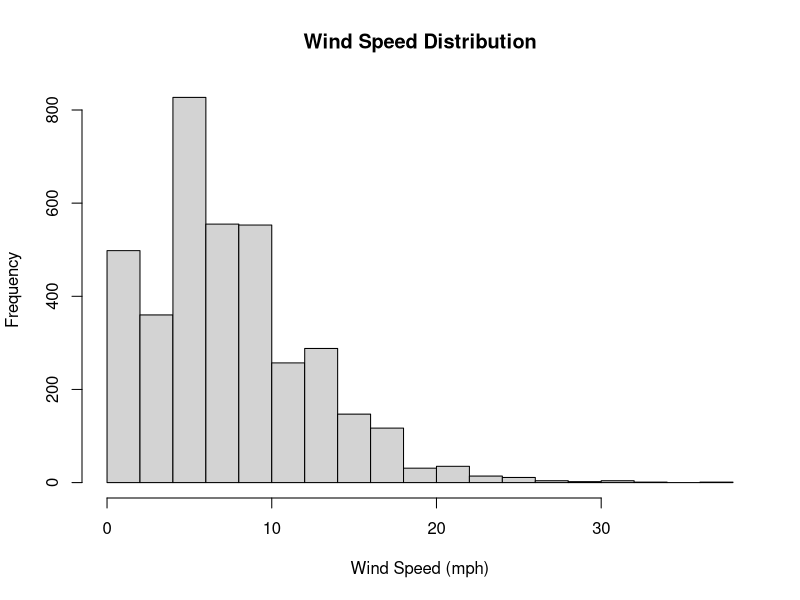
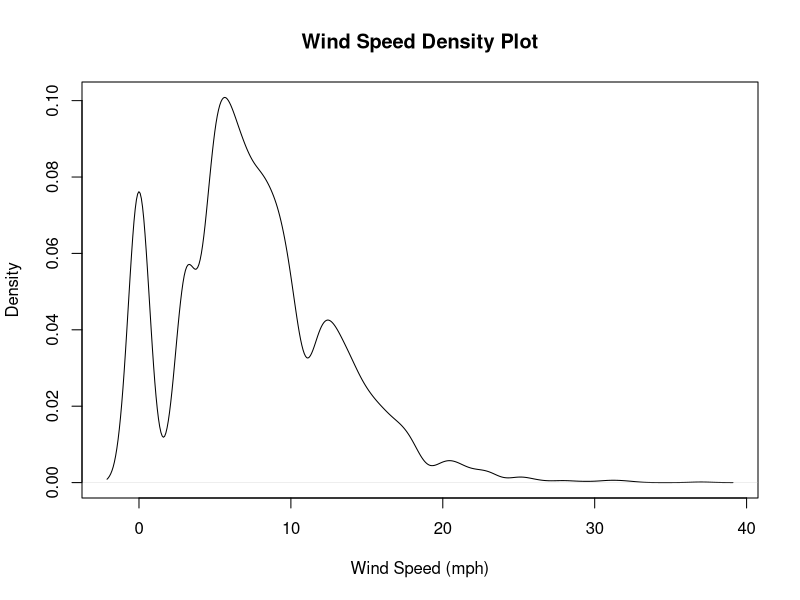
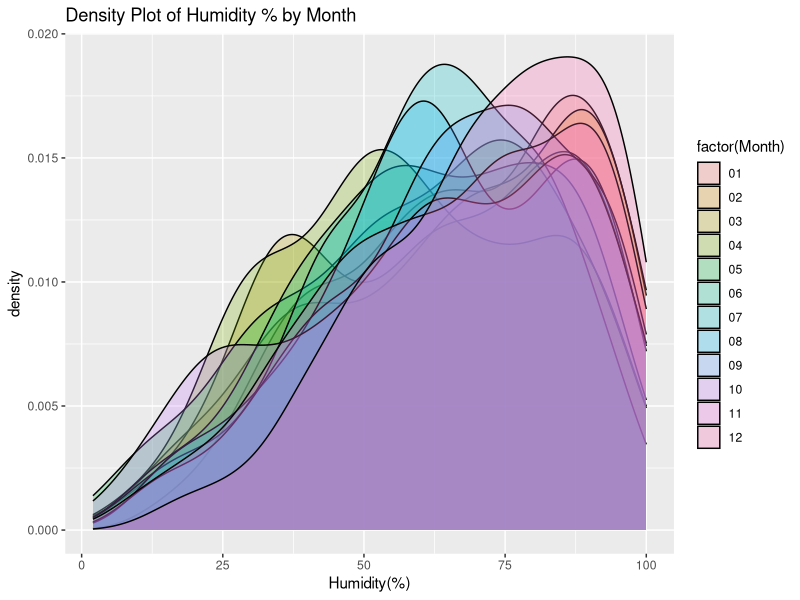
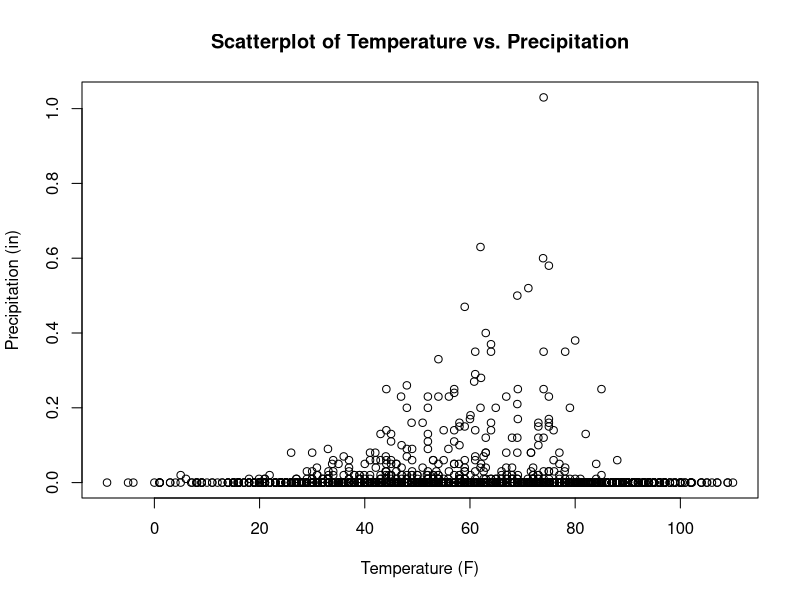

These charts were generated, in order, by the following R code: (Note: this script raises an error after producing the figures.)
library(tidyverse)
library(caret)
library(caTools)
library(class)
#importing the dataset
dataset <- read_csv('reduced_data.csv')

#Checking the properties of the dataset
str(dataset) #information of the features data types
summary(dataset) #descriptive statistic of the dataset

#checking the null values of each column
null_counts <- colSums(is.na(dataset))
print(null_counts)

# sum of columns
ncol(dataset)
# sum of null values
sum(null_counts)
#exracting the time values from the date
#first is to change the time to one timezone only. using the mode to replace null values in the timezone column
mode_timezone <- as.character(names(sort(table(dataset$Timezone), decreasing = TRUE)[1]))
dataset$Timezone[is.na(dataset$Timezone)] <- mode_timezone
unique(dataset$Timezone)

library(lubridate)
# Create a mapping of categorical values to time zones
timezone_mapping <- c("US/Pacific" = "America/Los_Angeles", "US/Eastern" = "America/New_York", "US/Central" = "America/Chicago", "US/Mountain" = "America/Denver")

# Use 'force_tz' to adjust the timezones of the 'Start_Time' column based on the 'Timezone' column
dataset$Start_Time <- force_tz(dataset$Start_Time, tzone = timezone_mapping[dataset$Timezone])
dataset$Start_Time[1:5]

#Changing the date and time into specified category otherwise referred to as time-of-day binning
dataset$Time_Of_Day <- cut(hour(dataset$Start_Time), breaks = c(0, 6, 12, 18, 24), 
                           labels = c("Night", "Morning", "Afternoon", "Evening"),
                           include.lowest = TRUE)
dataset$Time_Of_Day[1:5]

#dropping redundant columns
reduced_data <- dataset %>%
  select(c(3, 21:ncol(dataset)))
str(reduced_data)

#checking remaining null values
colSums(is.na(reduced_data))

#important columns to handle null values are precipitation and wind chill. This is because
#they are missing the majority of their values (around 1/4th). So even if we want to drop it,
#it would results in 1/4 of the data gone.

#replacing percipitation null values to 0
reduced_data$`Precipitation(in)`[is.na(reduced_data$`Precipitation(in)`)] <- 0
summary(reduced_data$`Precipitation(in)`)

#wind chill can be calculated using a formula
calculateWindChill <- function(temperature, windSpeed) {
  windChill <- 35.74 + 0.6215 * temperature - 35.75 * windSpeed ^ 0.16 + 0.4275 * temperature * windSpeed ^ 0.16
  return(windChill)
}

#requires to impute temperature and wind speed to ensure all wind chill values can be calculated.
#using the mean based on the time and month is useful for an accurate temperature imputation

#the month can be added from the original data
reduced_data$Month <- format(dataset$Start_Time, "%m")
unique(reduced_data$Month)

#the temperature can now be imputed by the mean based on the day of time and month
mean_temperature_data <- reduced_data %>%
  group_by(Month, Time_Of_Day) %>%
  summarize(Mean_Temperature = mean(`Temperature(F)`, na.rm = TRUE))

reduced_data <- reduced_data %>%
  left_join(mean_temperature_data, by = c("Month", "Time_Of_Day")) %>%
  mutate(`Temperature(F)` = ifelse(is.na(`Temperature(F)`), Mean_Temperature, `Temperature(F)`)) %>%
  select(-Mean_Temperature)

#the wind speed, unfortunately, requires on an already established weather model, or reading
#from instruments. It will instead be imputed through either the mean or mode for analytical
#and modeling purposes. It's first visualize to find whether the mode or mean is better.

# Create a histogram
hist(reduced_data$`Wind_Speed(mph)`, breaks = 20, main = "Wind Speed Distribution", xlab = "Wind Speed (mph)")

# Create a density plot
density_plot <- density(reduced_data$`Wind_Speed(mph)`, na.rm = TRUE)
plot(density_plot, main = "Wind Speed Density Plot", xlab = "Wind Speed (mph)")

#replace null values with the median
reduced_data$`Wind_Speed(mph)` <- ifelse(is.na(reduced_data$`Wind_Speed(mph)`), 
                                         median(reduced_data$`Wind_Speed(mph)`, na.rm = TRUE),
                                         reduced_data$`Wind_Speed(mph)`)

#now, the wind chill can be calculated with the complete tempearture and wind speed variable.
reduced_data <- reduced_data %>% mutate(`Wind_Chill(F)` = ifelse(!is.na(`Temperature(F)`) & !
                                                                   is.na(`Wind_Speed(mph)`),
                                                                 calculateWindChill(`Temperature(F)`, `Wind_Speed(mph)`), NA))

#checking whether the median or mean is better suited for density %
#creating a density plot based on the month
library(ggplot2)
gg <- ggplot(reduced_data, aes(x = `Humidity(%)`, fill = factor(Month)))
gg + geom_density(alpha = 0.25) + labs(title = "Density Plot of Humidity % by Month")

#replace null values with the median
reduced_data$`Humidity(%)` <- ifelse(is.na(reduced_data$`Humidity(%)`), 
                                     median(reduced_data$`Humidity(%)`, na.rm = TRUE),
                                     reduced_data$`Humidity(%)`)

#imputing the missing pressure values based on temperature and precipitation
plot(reduced_data$`Temperature(F)`, reduced_data$`Precipitation(in)`, 
     xlab = "Temperature (F)", ylab = "Precipitation (in)",
     main = "Scatterplot of Temperature vs. Precipitation")

#linear regression won't work, therefore, we can use KNN
variables_to_impute <- "Pressure(in)"
dist_variables <- c("Temperature(F)", "Precipitation(in)")

reduced_data <- knn(
  data = reduced_data,
  variable = variables_to_impute,
  dist_var = dist_variables,
  k = 5,  # You can adjust the number of nearest neighbors as needed
  impNA = TRUE
)

#using precipitation, pressure and temperature to impute weather condition through KNN
variables_to_impute <- "Weather_Condition"
dist_variables <- c("Temperature(F)", "Precipitation(in)", "Pressure(in)")

#visibility can be imputed through finding the mean based on the weather condition
mean_visibility_data <- reduced_data %>%
  group_by(Weather_Condition) %>%
  summarize(Mean_Visibility = mean(`Visibility(mi)`, na.rm = TRUE))

reduced_data <- knn(
  data = reduced_data,
  variable = variables_to_impute,
  dist_var = dist_variables,
  k = 5,  # You can adjust the number of nearest neighbors as needed
  impNA = TRUE
)
reduced_data <- reduced_data %>%
  left_join(mean_visibility_data, by = c("Weather_Condition")) %>%
  mutate(`Visibility(mi)` = ifelse(is.na(`Visibility(mi)`), Mean_Visibility, `Visibility(mi)`)) %>%
  select(-Mean_Visibility)

#wind direction can be imputed with the mode based on weather_condition for accuracy
# Custom mode function
mode <- function(x) {
  ux <- unique(x)
  ux[which.max(tabulate(match(x, ux)))]
}

# Impute Wind_Direction grouped by Weather_Condition using mode
reduced_data <- reduced_data %>% 
  group_by(Weather_Condition) %>%
  mutate(Wind_Direction = ifelse(is.na(Wind_Direction), mode(Wind_Direction), Wind_Direction)) %>%
  ungroup()

#sunrise sunset and the 3 twilight variables can be removed as they are similar to time of day
#variable while providing less
reduced_data <- subset(reduced_data, select = -c(Sunrise_Sunset, Civil_Twilight, Nautical_Twilight, Astronomical_Twilight))

#removing variables used solely for pre-processing
reduced_data <- subset(reduced_data, select = -c(`Pressure(in)_imp`, `Weather_Condition_imp`))

#changing the target value to character data type
reduced_data$Severity <- as.character(reduced_data$Severity)

#checking the properties of the final prepossessed data
str(reduced_data)
summary(reduced_data)
colSums(is.na(reduced_data))

#export the data
write.csv(reduced_data, "preprocessed_data.csv", row.names = FALSE)

library(tidyverse)
df <- read.csv("preprocessed_data.csv")
library(ggplot2)
library(corrplot)

str(df)
df$Severity <- as.factor(df$Severity)
df$Month <- as.factor(df$Month)

# Install and load necessary packages
if (!requireNamespace("GGally", quietly = TRUE)) {
  install.packages("GGally")
}
library(GGally)

# Subset data with numerical variables
numerical_data <- df[, c("Temperature.F.", "Wind_Chill.F.", "Humidity...", "Pressure.in.", "Wind_Speed.mph.", "Precipitation.in.")]

# Create pair plot with hue based on Severity
ggpairs(df, columns = c("Temperature.F.", "Wind_Chill.F.", "Humidity...", "Pressure.in.", "Wind_Speed.mph.", "Precipitation.in."),
        mapping = aes(color = Severity))

ggpairs(numerical_data)

# Subset data with numerical variables
numerical_data <- df[, c("Temperature.F.", "Wind_Chill.F.", "Humidity...", "Pressure.in.", "Visibility.mi.", "Wind_Speed.mph.", "Precipitation.in.")]

# Calculate the correlation matrix
cor_matrix <- cor(numerical_data)

# Create a heatmap of the correlation matrix
corrplot(cor_matrix, method = "color")

# Subset data with numerical variables
numerical_data <- df[, c("Temperature.F.", "Wind_Chill.F.", "Humidity...", "Pressure.in.", "Visibility.mi.", "Wind_Speed.mph.", "Precipitation.in.")]

# Calculate the correlation matrix
cor_matrix <- cor(numerical_data)

# Create a heatmap of the correlation matrix with numeric values
corrplot(cor_matrix, method = "color", tl.col = "black", tl.srt = 45, addCoef.col = "black")

# Set the theme for better aesthetics
theme_set(theme_minimal())

# Create a bar plot
ggplot(df, aes(x = Time_Of_Day, fill = Severity)) +
  geom_bar(position = "dodge", color = "white") +
  
  # Set labels and title
  labs(x = "Time Category", y = "Count", title = "Severity Count by Time Category") +
  
  # Customize colors (you can choose your own palette)
  scale_fill_manual(values = c("1" = "#440154FF", "2" = "#21908CFF", "3" = "#FDE725FF", "4" = "#FFFFFF")) +
  
  # Show legend
  guides(fill = guide_legend(title = "Severity")) +
  
  # Adjust the plot size
  theme(legend.position="top", legend.box.background = element_rect(color = "black"),
        plot.title = element_text(hjust = 0.5), axis.text.x = element_text(angle = 45, hjust = 1)) +
  
  # Display the plot
  ggsave("severity_count_by_time_category.png", width = 10, height = 6, units = "in")

# Create a bar plot
ggplot(df, aes(x = factor(Month), fill = Severity)) +
  geom_bar(position = "dodge", color = "white") +
  
  # Set labels and title
  labs(x = "Month", y = "Count", title = "Severity Count by Month") +
  
  # Customize colors (you can choose your own palette)
  # scale_fill_manual(values = c("1" = "#440154FF", "2" = "#21908CFF", "3" = "#FDE725FF", "4" = "#FFFFFF")) +
  
  # Show legend
  guides(fill = guide_legend(title = "Severity")) +
  
  # Adjust the plot size
  theme(legend.position="top", legend.box.background = element_rect(color = "black"),
        plot.title = element_text(hjust = 0.5), axis.text.x = element_text(angle = 45, hjust = 1)) +
  
  # Modify x-axis labels
  scale_x_discrete(labels = c("Jan", "Feb", "Mar", "Apr", "May", "Jun", "Jul", "Aug", "Sep", "Oct", "Nov", "Dec"))

# Create a bar plot with normalized counts
ggplot(df, aes(x = factor(Month), fill = Severity)) +
  geom_bar(position = "fill", color = "white") +
  labs(x = "Month", y = "Proportion", title = "Severity Proportion by Month") +
  guides(fill = guide_legend(title = "Severity")) +
  theme(legend.position = "top", legend.box.background = element_rect(color = "black"),
        plot.title = element_text(hjust = 0.5), axis.text.x = element_text(angle = 45, hjust = 1))

library(tidyverse)
df <- read.csv("preprocessed_data.csv")

library(nnet)
library(caTools)
library(VGAM)
library(MASS)
library(caret)
#encoding
df$Severity <- as.numeric(factor(df$Severity))
df$Month <- as.numeric(factor(df$Month))
df$Wind_Direction <- as.numeric(factor(df$Wind_Direction))
df$Weather_Condition <- as.numeric(factor(df$Weather_Condition))
df$Time_Of_Day <- as.numeric(factor(df$Time_Of_Day))

df <- df %>%
  mutate_all(~ as.numeric(.))

str(df)
table(df$Severity)

head(df, 5)
write_csv(df, 'encoded_data.csv')

set.seed(4)

# Feature Selections (Selecting the top 5 variables from the dataset)

df <- read.csv("encoded_data.csv")
df$Severity <- as.factor(df$Severity)

model <- clm(Severity ~ ., data = df)
summary(model)

# Extract coefficients
coefficients <- coef(model)
print(coefficients)

# Calculate variable importance and sort from highest to lowest
var_importance <- abs(coefficients)
var_importance <- sort(var_importance, decreasing = TRUE)  
print(var_importance)

# Modelling

#Spliting the dataset
split <- sample.split(data, SplitRatio = 0.8)
train <- subset(data, split == TRUE)  
test <- subset(data, split == FALSE)  

#Implement into the model
model <- multinom(Severity ~ Bump + Stop + Precipitation.in. + Traffic_Calming + Crossing, data = train)
predictions <- predict(model, newdata = test)
test$Severity <- as.factor(test$Severity)

# Evaluate the model
conf_matrix <- confusionMatrix(predictions, test$Severity)
print(conf_matrix)
